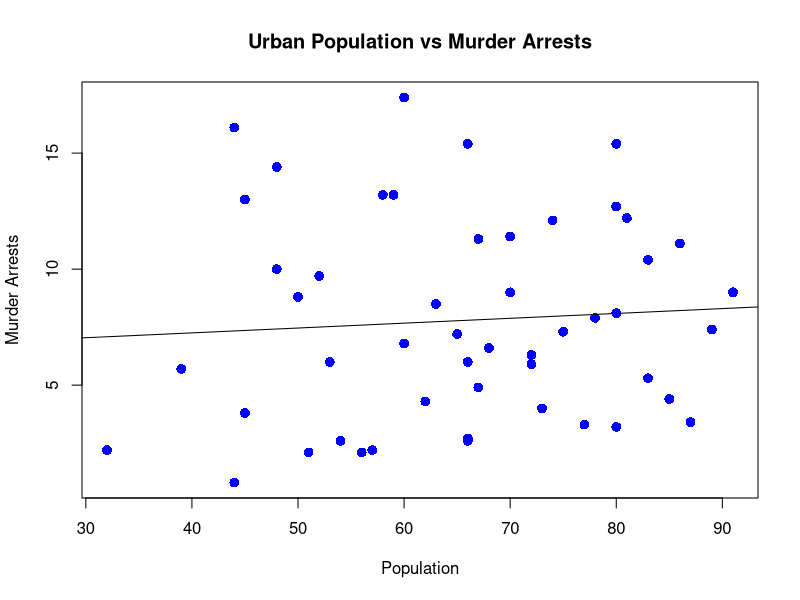
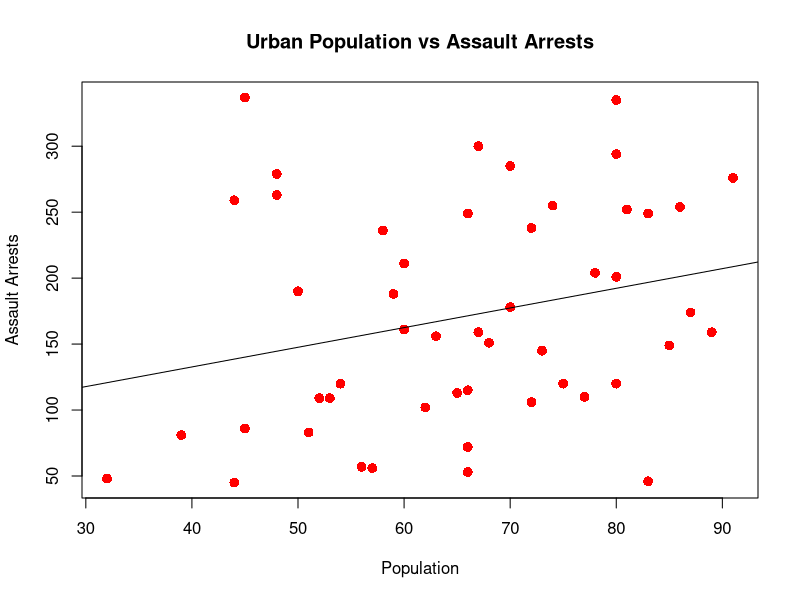
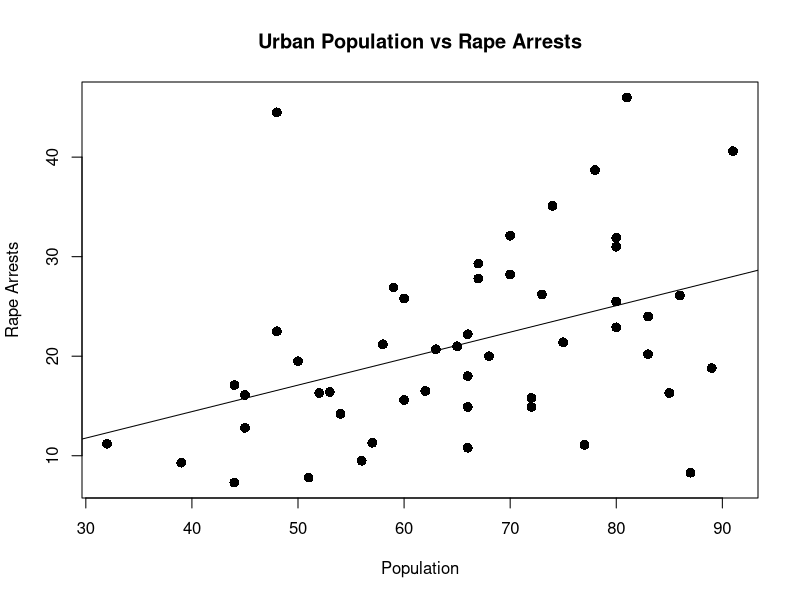

These figures' R source, in order:
# INST 314 Homework 6
# Myles Lane


########################
# Question 1 to 4: No code


######################################
# Question 5
#Pizza Franchise

#In the following data
#annual.franchise.fee = annual franchise fee ($1000)
#startup.cost = start up cost ($1000)
#for a pizza franchise
#Reference: Business Opportunity Handbook
#http://college.cengage.com/mathematics/brase/understandable_statistics/7e/students/datasets/slr/frames/frame.html

pizza <- data.frame(annual.franchise.fee = c(1000,	1125,	1087,	1070,	1100,	1150,	1250,	1150,	1100,	1350,	1275,	1375,	1175,	1200,	1175,	1300,	1260,	1330,	1325,	1200,	1225,	1090,	1075,	1080,	1080,	1180,	1225,	1175,	1250,	1250,	750,	1125,	700,	900,	900,	850),
                    startup.cost = c(1050,	1150,	1213,	1275,	1300,	1300,	1400,	1400,	1250,	1830,	1350,	1450,	1300,	1300,	1275,	1375,	1285,	1400,	1400,	1285,	1275,	1135,	1250,	1275,	1150,	1250,	1275,	1225,	1280,	1300,	1250,	1175,	1300,	1250,	1300,	1200))

summary(pizza[, c("annual.franchise.fee", "startup.cost")])
cor.test(pizza$startup.cost, pizza$annual.franchise.fee)

summary(lm(pizza$startup.cost ~ pizza$annual.franchise.fee))

######################################
# Question 6
#Ground Water Survey

#In the following data
#ph = pH of well water
#bicarbonate.ppm = Bicarbonate (parts per million) of well water
#The data is by water well from a random sample of wells in Northwest Texas.
#Reference: Union Carbide Technical Report K/UR-1
#http://college.cengage.com/mathematics/brase/understandable_statistics/7e/students/datasets/slr/frames/frame.html

wellwater <- data.frame(ph = c(7.6, 7.1, 8.2, 7.5, 7.4, 7.8, 7.3, 8.0, 7.1, 7.5, 8.1,	7.0, 7.3,	7.8, 7.3,	8.0,	8.5,	7.1,	8.2,	7.9, 7.6,	8.8, 7.2, 7.9, 8.1, 7.7,	8.4, 7.4, 7.3, 8.5, 7.8, 6.7, 7.1, 7.3),
                      bicarbonate.ppm = c(157,	174,	175,	188,	171,	143,	217,	190,	142,	190,	215,	199,	262,	105,	121,	81,	82,	210,	202, 155,	157, 147,	133, 53,	56,	113,	35,	125,	76,	48,	147,	117,	182,	87))

summary(wellwater[, c("ph", "bicarbonate.ppm")])
cor.test(wellwater$bicarbonate.ppm, wellwater$ph)

summary(lm(wellwater$bicarbonate.ppm ~ wellwater$ph))

########################
# Question 7
# Cricket Chirps Vs. Temperature

# In the following data
# chirps.sec = chirps/sec for the striped ground cricket
# temp.f = temperature in degrees Fahrenheit
# Reference: The Song of Insects by Dr.G.W. Pierce, Harvard College Press
# http://college.cengage.com/mathematics/brase/understandable_statistics/7e/students/datasets/slr/frames/frame.html

cricket <- data.frame(
  chirps.sec = c(20.0,	16.0,	19.7,	18.4,	17.1,	15.5,	14.7,	17.1,	15.4,	16.2,	15.0,	17.2,	16.0,	17.0,	14.4),
  temp.f = c(88.6,	71.6, 93.3,	84.3,	80.6,	75.2,	69.7,	82.0,	69.4,	83.3,	79.6,	82.6,	80.6,	83.5,	76.3))

summary(cricket[, c("chirps.sec", "temp.f")])
cor.test(cricket$chirps.sec, cricket$temp.f)

summary(lm(cricket$chirps.sec ~ cricket$temp.f))

##############
data("USArrests")

# Murder: Murder arrests (per 100,000)
# Assault: Assault arrests (per 100,000)
# UrbanPop: Percent urban population
# Rape: Rape arrests (per 100,000)

#summary of data
attach(USArrests)
summary(USArrests[, c("UrbanPop", "Murder", "Assault", "Rape")])

#check correlations
cor.test(UrbanPop, Murder)
cor.test(UrbanPop, Assault)
cor.test(UrbanPop, Rape)

#regression
summary(lm(Murder ~ UrbanPop))
summary(lm(Assault ~ UrbanPop))
summary(lm(Rape ~ UrbanPop))

# Modify the code below to create your plots
# You may customize it as much as you like

#Murder
plot(UrbanPop, Murder,  # change IV & DV to your variables
     pch = 16, 
     cex = 1.3, 
     col = "blue", #optional: change color of your plotted dots
     main = "Urban Population vs Murder Arrests",   # edit to  change your plot title
     xlab = "Population", # edit title of your x-axis
     ylab = "Murder Arrests") # edit title of your y-axis
abline(lm(Murder ~ UrbanPop, data = USArrests))  # change DV & IV to your variables.

#Assault
plot(UrbanPop, Assault,  # change IV & DV to your variables
     pch = 16, 
     cex = 1.3, 
     col = "red", #optional: change color of your plotted dots
     main = "Urban Population vs Assault Arrests",   # edit to  change your plot title
     xlab = "Population", # edit title of your x-axis
     ylab = "Assault Arrests") # edit title of your y-axis
abline(lm(Assault ~ UrbanPop, data = USArrests))  # change DV & IV to your variables.

plot(UrbanPop, Rape,  # change IV & DV to your variables
     pch = 16, 
     cex = 1.3, 
     col = "black", #optional: change color of your plotted dots
     main = "Urban Population vs Rape Arrests",   # edit to  change your plot title
     xlab = "Population", # edit title of your x-axis
     ylab = "Rape Arrests") # edit title of your y-axis
abline(lm(Rape ~ UrbanPop, data = USArrests))  # change DV & IV to your variables.
